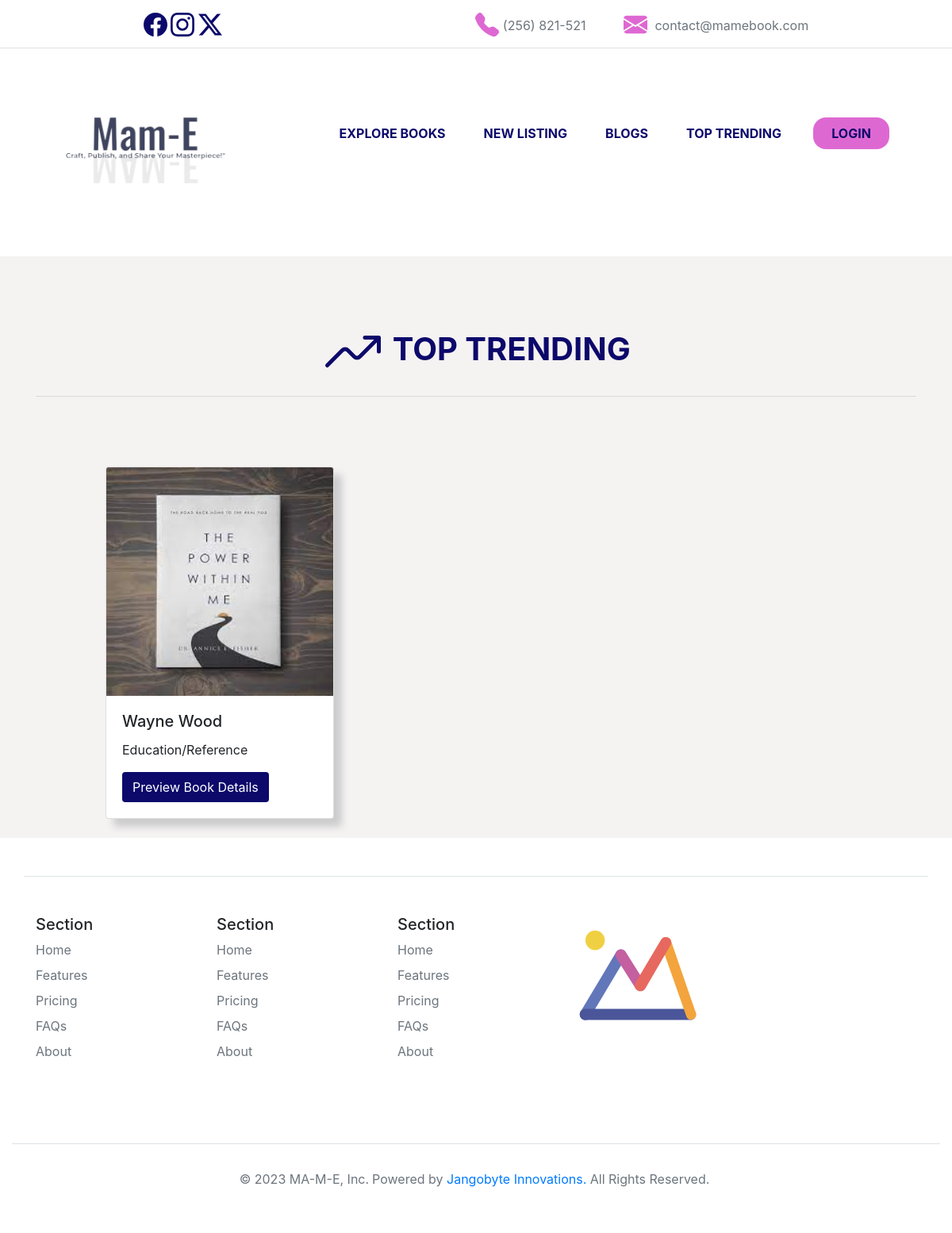
The app's page /top-trend, older data.
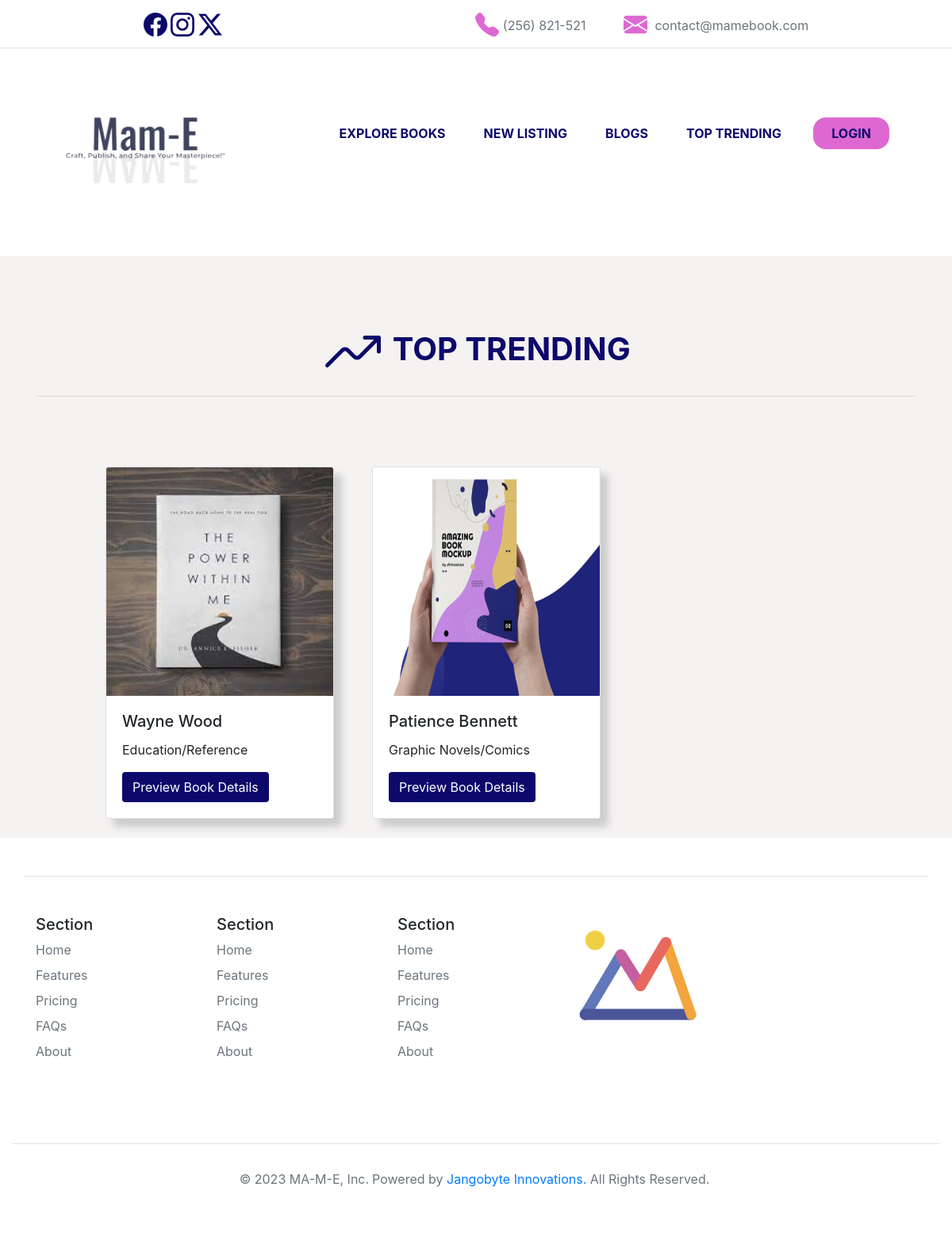
The same page, newer data.
### cmsebook/models.py (models this page shows, shortened)
class bookinfo(models.Model):
    booktitle = models.CharField(default="", max_length=50)
    authorname = models.CharField(default="", max_length=50)
    bookdescription = models.TextField(default="", max_length=500)
    catagory = models.CharField(default="", max_length=50)
    language = models.CharField(default="", max_length=50)
    keyword = models.CharField(default="", max_length=50)
    bookcover = models.FileField(upload_to="bookcovers/")
    bookfile = models.FileField( upload_to="bookpdf/")
    status = models.CharField(default="on", max_length=5)
    uploadby = models.CharField(default="", max_length=50)

### cmsebook/views.py (the view)
# urls.py: path('top-trend', views.top_trend , name="top_trend"),
def top_trend(request):
    param = {
            'data': bookinfo.objects.all()[:3]
    }
    return render(request,"top_trend.html",param)

### templates/top_trend.html (shortened to what this page needs)
{% extends "structure.html" %}
{% block body %}
<div class="container-fluid" style="background-color: #f5f2f2;">
    <h1 class="font-weight-bold text-center text-uppercase" style="color: #0c096b;font-weight: 900; padding-top: 5rem;">
      Top Trending</h1>
    <div class="container">
      <hr>
      <div class="d-flex flex-wrap" style="margin-left: 4rem; margin-top: 4rem;">
        {% for i in data %}
          <div class="card m-4" style="width: 18rem;">
            <img class="card-img-top" src= "media/{{i.bookcover}}" style="height:18rem;">
            <div class="card-body">
              <h5 class="card-title">{{i.booktitle}}</h5>
              <p class="card-text">{{i.catagory}}</p>
              <a href="all-books/detail{{i.id}}" style="background-color:#0c096b; color:white;" class="btn">Preview Book Details</a>
            </div>
        </div>
        {% endfor %}
    </div>
    </div>
  </div>
{% endblock body %}

Row changes from the older to the newer data that the page shows:
added bookinfo: bookcover (picture), booktitle "Patience Bennett", catagory "Graphic Novels/Comics"
